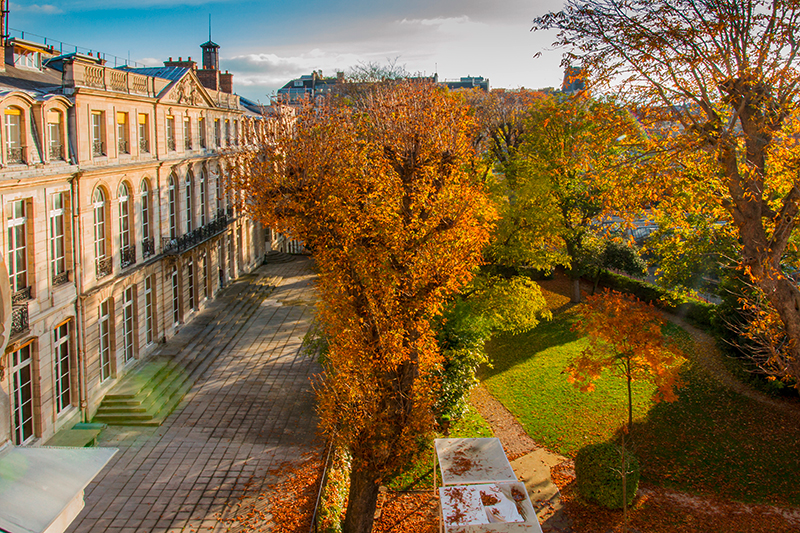
#> input picture les-mines.jpg, 800 x 533 px
$ python 2-06-numpy-TP-image-1.py
#> lines starting #> are read from the running program, lines starting #| are printed output that depends on the picture; after the words box and inside, x2 and y2 are one past the last pixel; in counts of white or black regions, pixels touching at a corner belong together
# -*- coding: utf-8 -*-
# ---
# jupyter:
#   jupytext:
#     cell_metadata_filter: all,-hidden,-heading_collapsed,-run_control,-trusted
#     cell_metadata_json: true
#     notebook_metadata_filter: all, -jupytext.text_representation.jupytext_version,
#       -jupytext.text_representation.format_version, -language_info.version, -language_info.codemirror_mode.version,
#       -language_info.codemirror_mode, -language_info.file_extension, -language_info.mimetype,
#       -toc
#     text_representation:
#       extension: .py
#       format_name: percent
#   kernelspec:
#     display_name: Python 3 (ipykernel)
#     language: python
#     name: python3
#   language_info:
#     name: python
#     nbconvert_exporter: python
#     pygments_lexer: ipython3
#   nbhosting:
#     title: TP simple avec des images
# ---

# %% [markdown]
# Licence CC BY-NC-ND, Valérie Roy & Thierry Parmentelat

# %%
from IPython.display import HTML
HTML(url="https://raw.githubusercontent.com/ue12-p22/python-numerique/main/notebooks/_static/style.html")


# %% [markdown]
# # TP simple avec des images
#
# merci à Wikipedia et à stackoverflow
#
# **vous n'allez pas faire ici de traitement d'image
# on se sert d'images pour égayer des exercices avec `numpy`
# (et parce que quand on se trompe: on le voit)**

# %% [markdown]
# **Notions intervenant dans ce TP**
#
# * création, indexation, slicing, modification  de `numpy.ndarray`
# * affichage d'image (RBG, RGB-A, niveaux de gris)
# * lecture de fichier `jpg`
# * les autres notions utilisées sont rappelées (très succinctement)
#
# **N'oubliez pas d'utiliser le help en cas de problème.**

# %% [markdown]
# ## import des librairies

# %% [markdown]
# 1. Importez la librairie `numpy`
# <br>
#
# 1. Importez la librairie `matplotlib.pyplot`
# ou toute autre librairie d'affichage que vous aimez et/ou savez utiliser `seaborn`...
# <br>

# %%
# votre code
import numpy as np
import matplotlib.pyplot as plt

# %% [markdown]
# ## création d'une image de couleur

# %% [markdown]
# **Rappels (rapides)**
#
# * dans une image en couleur, les pixels sont représentés par leurs *dosages* dans les 3 couleurs primaires: `red`, `green`, `blue`
# * si le pixel vaut `(r, g, b) = (255, 0, 0)`, il ne contient que de l'information rouge, il est affiché comme du rouge
# * l'affichage à l'écran, d'une image couleur `rgb`, utilise les règles de la synthèse additive
# `(r, g, b) = (255, 255, 255)` donne la couleur blanche
# `(r, g, b) = (0, 0, 0)` donne la couleur noire
# `(r, g, b) = (255, 255, 0)` donne la couleur jaune ...
# <img src='media/synthese-additive.png' width=200>
#
# * pour afficher le tableau `im` comme une image, utilisez: `plt.imshow(im)`
# * pour afficher plusieurs images dans une même cellule de notebook faire `plt.show()` après chaque `plt.imshow(...)`

# %% [markdown]
# **Exercices**
#
# 1. Créez un tableau blanc, de 91 pixels de côté, d'entiers non-signés 8 bits et affichez-le
#    indices:
#    . le tableau n'est pas forcément initialisé à ce stade
#    . il vous faut pouvoir stocker 3 uint8 par pixel pour ranger les 3 couleurs
# 1. Transformez le en tableau noir (en un seul slicing) et affichez-le
# 1. Transformez le en tableau jaune (en un seul slicing) et affichez-le
# 1. Affichez les valeurs RGB du premier pixel de l'image, et du dernier
# 1. Faites un quadrillage d'une ligne bleue, toutes les 10 lignes et colonnes et affichez-le
# 1. Affichez les valeurs RGB du premier et du dernier pixel de l'image

# %%
# votre code
tb = 255*np.ones(shape = (91, 91, 3), dtype = np.uint8)
tb[:, :, :] = [255, 255, 0]
tb[5::10, :, :] = [0, 0, 255]
tb [:, 5::10, :] = [0, 0, 255]
print(tb[0, 0])
print(tb[90, 90])

plt.imshow(tb)
#> (this line was passed over: IPython is not available in this run)


# %% [markdown]
# ## lecture d'une image en couleur

# %% [markdown]
# 1. Avec la fonction `plt.imread` lisez le fichier `les-mines.jpg`
# ou toute autre image - *faites juste attention à la taille*
#
# 1. Vérifiez si l'objet est modifiable avec `im.flags.writeable`
# si il ne l'est pas copiez-le
#
# 1. Affichez l'image
#
# 1. Quel est le type de l'objet créé ?
#
# 1. Quelle est la dimension de l'image ?
#
# 1. Quelle est la taille de l'image en hauteur et largeur ?
#
# 1. Quel est le nombre d'octets utilisé par pixel ?
#
# 1. Quel est le type des pixels ?
# (deux types pour les pixels: entiers non-signés 8 bits ou flottants sur 64 bits)
#
# 1. Quelles sont ses valeurs maximale et minimale des pixels ?
#
# 1. Affichez le rectangle de 10 x 10 pixels en haut de l'image

# %%
# votre code
im = plt.imread('les-mines.jpg')
#> im is the input picture: shape (533, 800, 3); mean R, G, B 128.6, 103.3, 64.7
im.flags.writeable
u = im.copy()
plt.imshow(u)
#> (this line was passed over: IPython is not available in this run)
print(type(u))
#| <class 'numpy.ndarray'>
print(np.ndim(u))
#| 3
print(np.shape(u)[:2])
#| (533, 800)
print(u.dtype)
#| uint8
print(np.min(u))
#| 0
print(np.max(u))
#| 255
plt.imshow(u[:10, :10])
#> (this line was passed over: IPython is not available in this run)

# %% [markdown]
# ## accès à des parties d'image

# %% [markdown]
# 1. Relire l'image
#
# 1. Slicer et afficher l'image en ne gardant qu'une ligne et qu'une colonne sur 2, 5, 10 et 20
# (ne dupliquez pas le code)
#
# 1. Isoler le rectangle de `l` lignes et `c` colonnes en milieu d'image
# affichez-le pour `(l, c) = (10, 20)`) puis `(l, c) = (100, 200)`)
#
# 1. Affichez le dernier pixel de l'image

# %%
# votre code
im = plt.imread('les-mines.jpg')
plt.imshow(u[272:282, 391:411])
#> (this line was passed over: IPython is not available in this run)


# %% [markdown]
# ## canaux rgb de l'image

# %% [markdown]
# 1. Relire l'image
# <br>
# 1. Découpez l'image en ses trois canaux Red, Green et Blue
# <br>
#
# 1. Afficher chaque canal avec `plt.imshow`
#     La couleur est-elle la couleur attendue ?
#     Si oui très bien, si non que se passe-t-il ?
#
#     **rappel** table des couleurs
#
#     * `RGB` représente directement l'encodage de la couleur du pixel
#     et non un indice dans une table
#
#     * donc pour afficher des pixel avec les 3 valeurs RGB pas besoin de tables de couleurs
#     on a la couleur
#
#     * mais pour afficher une image unidimensionnelle contenant des nombres de `0` à `255`
#     il faut bien lui dire à quoi correspondent les valeurs
#     (lors de l'affichage, le `255` des rouges n'est pas le même `255` des verts)
#
#     * donner le paramètre `cmap=` à `plt.imshow`, `'Reds'`,  `'Greens'` ou  `'Blues'`
#
#     <br>
# 1. Corrigez vos affichages si besoin
# <br>
# 1. Copiez l'image, remplacer dans la copie, un carré de taille `(200, 200)` en bas à droite
#    . par un carré de couleur RGB avec R à 219, G à 112 et B à 147 (vous obtenez quelle couleur)
#    . par un carré blanc avec des rayures horizontales rouges de 1 pixel
# <br>
# 1. enfin affichez les 20 dernières lignes et colonnes du carré à rayures

# %%
# votre code
im = plt.imread('les-mines.jpg')
imr = u[:, :, 0]
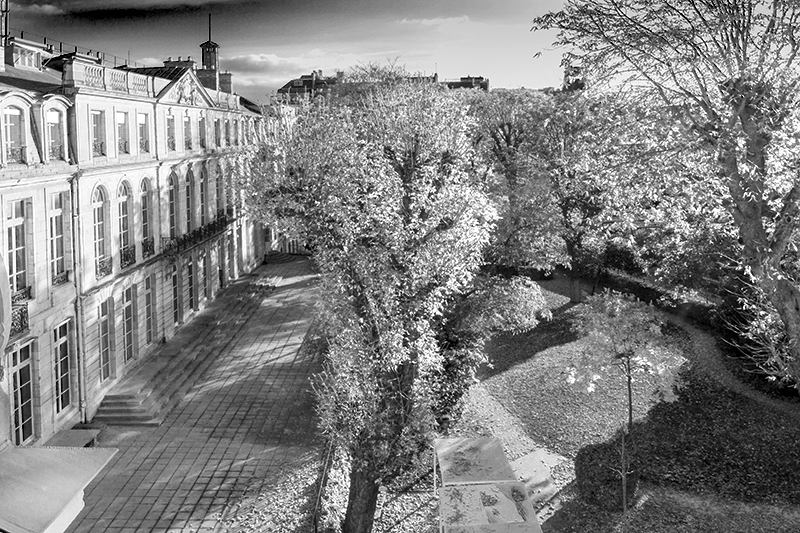
#> imr: shape (533, 800); min 0, max 255, mean 128.6
img = u[:, :, 1]
imb = u[:, :, 2]
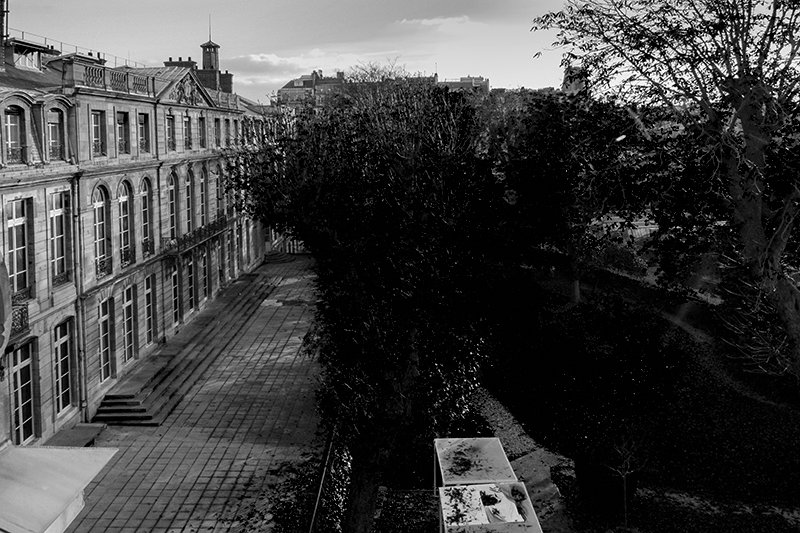
#> imb: shape (533, 800); min 0, max 255, mean 64.7
u[334:534, 601:801, :] = [255, 255, 255]
#> u: shape (533, 800, 3); 9.29% of pixels changed, all inside (x1, y1, x2, y2) = (601, 334, 800, 533)
a = u[334:534, 601:801, :]
#> a: shape (199, 199, 3); every value is 255
a[::10, :, :] = [255, 0, 0]
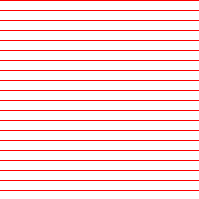
#> a: shape (199, 199, 3); mean R, G, B 255, 229.4, 229.4
plt.imshow(u)
#> (this line was passed over: IPython is not available in this run)

# %% [markdown]
# ## transparence des images

# %% [markdown]
# **rappel** RGB-A
#
# * on peut indiquer, dans une quatrième valeur des pixels, leur transparence
# * ce 4-ème canal s'appelle le canal alpha
# * les valeurs vont de `0` pour transparent à `255` pour opaque
#
# 1. Relire l'image initiale (sans la copier)
#
# 1. Créez un tableau vide de la même hauteur et largeur que l'image, du type de l'image initiale, avec un quatrième canal
#
# 1. Copiez-y l'image initiale, mettez le quatrième canal à `128` et affichez l'image

# %%
# votre code
im = plt.imread('les-mines.jpg')
v = np.empty((im.shape[0], im.shape[1], 4), dtype = im.dtype)
v[:, :, :3] = im
v[:, :, 3] = 128
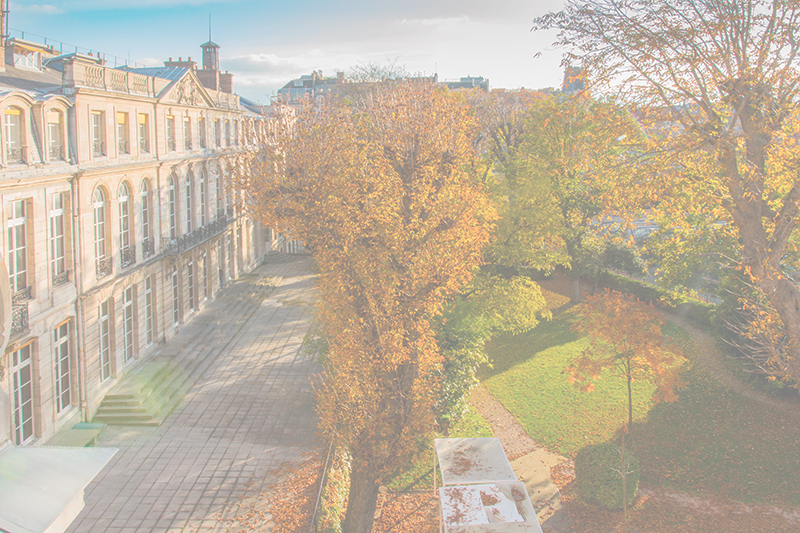
#> v: shape (533, 800, 4); mean R, G, B, A 128.6, 103.3, 64.7, 128; transparent parts drawn white
plt.imshow(v)
#> (this line was passed over: IPython is not available in this run)

# %% [markdown]
# ## image en niveaux de gris en `float`

# %% [markdown]
# 1. Relire l'image `les-mines.jpg`
#
# 1. Passez ses valeurs en flottants entre 0 et 1 et affichez-la
#
# 1. Transformer l'image en deux images en niveaux de gris :
# a. en mettant pour chaque pixel la moyenne de ses valeurs R, G, B
# b. en utilisant la correction 'Y' (qui corrige le constrate) basée sur la formule
#    G = $0.299\,R + 0.587\,V + 0.114\,B\,$
#
# 1. Passez au carré les pixels et affichez l'image
#
# 1. Passez en racine carré les pixels et affichez-la
#
# 1. Convertissez l'image de niveaux de gris en type entier non-signé 8 bits et affichez la
# en niveaux de gris

# %%
# votre code
import numpy as np
import matplotlib.pyplot as plt
im = plt.imread('les-mines.jpg')
p = im.copy()
p = np.ndarray.astype(p, dtype = float)/255
o=np.mean(p, 2)
i = (0.299*p[:, :, 0]+0.587*p[:, :, 1]+0.114*p[:, :, 2])*255
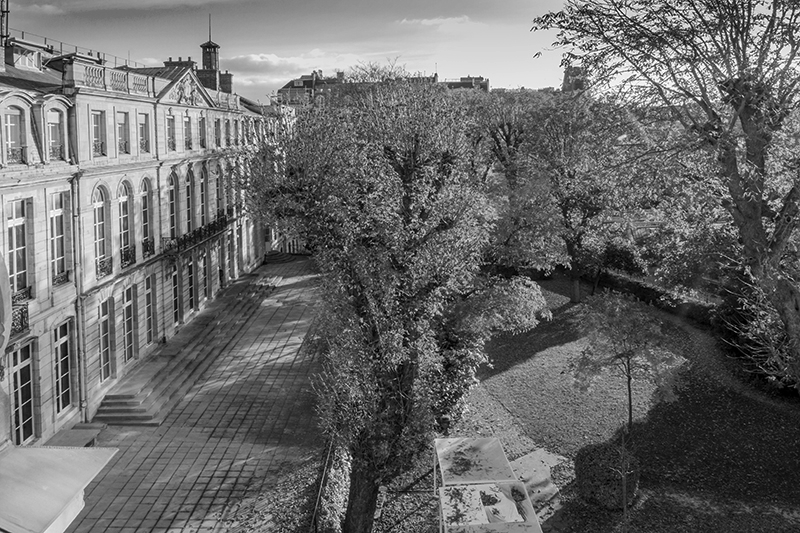
#> i: shape (533, 800) float64; min 0, max 255, mean 106.5
ima = i.astype(np.uint8)
c = np.square(p)
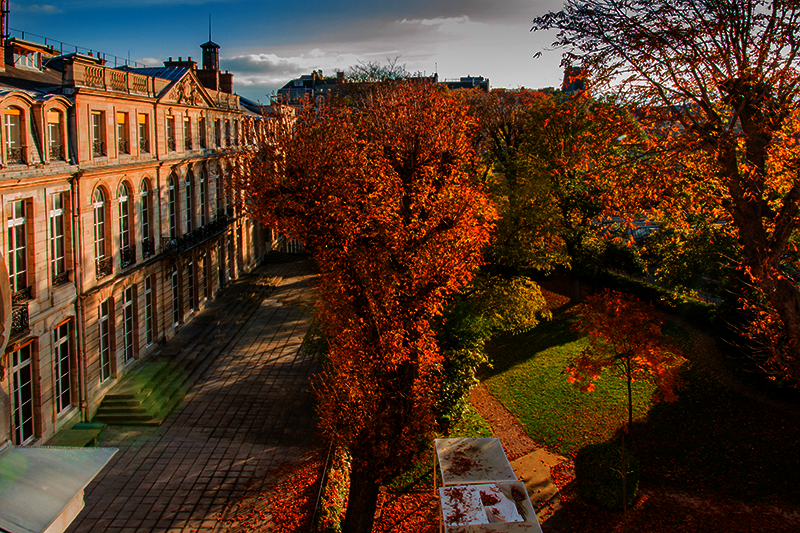
#> c: shape (533, 800, 3) float64; mean R, G, B 0.313, 0.214, 0.141
r = np.sqrt(o)
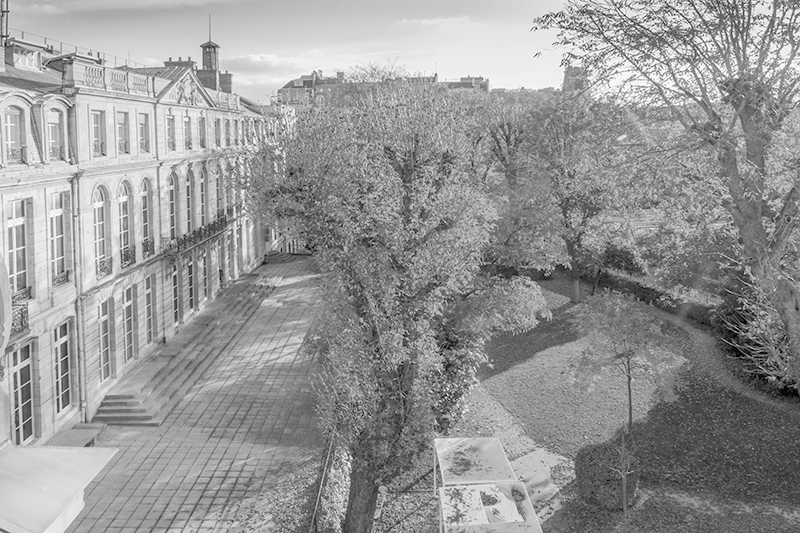
#> r: shape (533, 800) float64; min 0, max 1, mean 0.596
plt.imshow(o, cmap = 'gray')
#> (this line was passed over: IPython is not available in this run)
#> (the run stopped early here; a loop or call above may not have finished)
